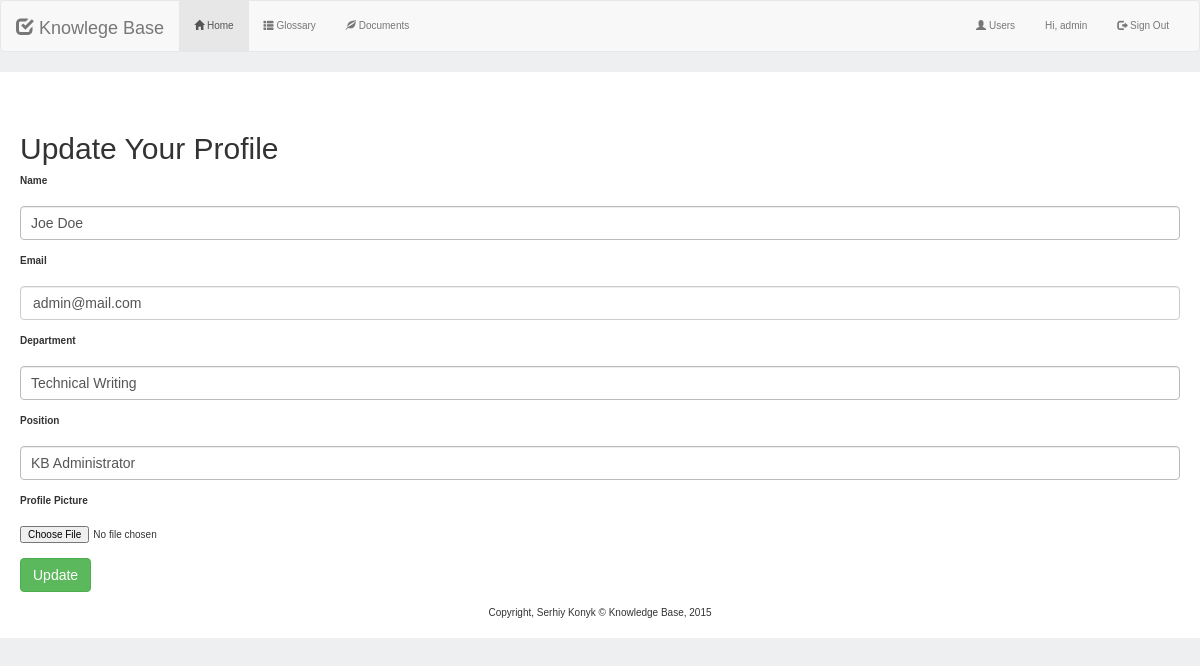
/kms.php?p=profile_update&id=1 (signed in), run on the app's committed database.
### tables this page shows
CREATE TABLE IF NOT EXISTS `users` (
  `user_id` int(11) NOT NULL,
  `user_type` int(11) NOT NULL,
  `state` int(11) NOT NULL,
  `username` varchar(25) NOT NULL,
  `email` varchar(35) NOT NULL,
  `password` varchar(50) NOT NULL,
  `full_name` varchar(50) DEFAULT NULL,
  `department` varchar(50) DEFAULT NULL,
  `position` varchar(50) DEFAULT NULL,
  `pic` varchar(100) DEFAULT NULL
);

### kms.php (called while the page is built, shortened)
<?php
include('session.php');
if (isset($_GET['p'])){
  $p = $_GET['p'];
}
include(ROOT.'/templates/header.php');
if($logon == TRUE){
  $page = $p.".php";
}
include($page);
include(ROOT.'/templates/footer.php');
?>

### profile_update.php (the view, shortened to what this page needs)
<?php
include('dbconnect.php');
if(isset($_GET['id'])){
  $id=$_GET['id'];
  $query = "SELECT * FROM users WHERE user_id='$id'";
}
else{
  $query = "SELECT * FROM users WHERE user_id='$user_id'";
  $id = $user_id;
}
$result = mysqli_fetch_array(mysqli_query($db, $query));
$name = $result['full_name'];
$email = $result['email'];
$department = $result['department'];
$position = $result['position'];
echo "<h2>Update Your Profile</h2>
          <form action='profile_update.php' method='POST' enctype='multipart/form-data'>
            <div class='form-group'>
              <label for='inputName' class='control-label'>Name</label>
              <input type='text' name='name' class='form-control' id='name' value='$name' required>
            </div>
            <div class='form-group'>
      			<label for='email' class='control-label'>Email</label>
      			<input type='email' name='email' class='form-control' id='email' value='$email' data-error='Email address is invalid' required>
      			<div class='help-block with-errors'></div>
    		    </div>
            <div class='form-group'>
              <label for='inputDepartment' class='control-label'>Department</label>
              <input type='text' name='department' class='form-control' id='department' value='$department' required>
            </div>
            <div class='form-group'>
              <label for='inputPosition' class='control-label'>Position</label>
              <input type='text' name='position' class='form-control' id='position' value='$position' required>
            </div>
            <div class='form-group'>
              <label for='file' class='control-label'>Profile Picture</label>
              <input type='file' name='pic' required>
            </div>
            <div class='form-group'>
              <input type='hidden' name='user_id' class='form-control' id='user_id' value='$id'>
            </div>
            <div class='form-group'>
              <button type='submit' name='btn-record' class='btn btn-success'>Update</button>
            </div>
        </form>";
?>

### css/styles.css (style rules this page uses)
body { font: 1em "Helvetica", sans-serif; background-color: #edeff0; }
input, textarea { font-size: inherit; }
input[type="text"], textarea { width: 100%; padding: 10px; box-sizing: border-box; border: 1px solid #bbb; }
label { display: block; margin-bottom: 20px; }
h1, h2, h3, h4, h5 { padding-top: 20px; font-weight: 200; }

### data on the page
users: name "Joe Doe", email "admin@mail.com", department "Technical Writing", position "KB Administrator"

### other printed values
$username "admin"
